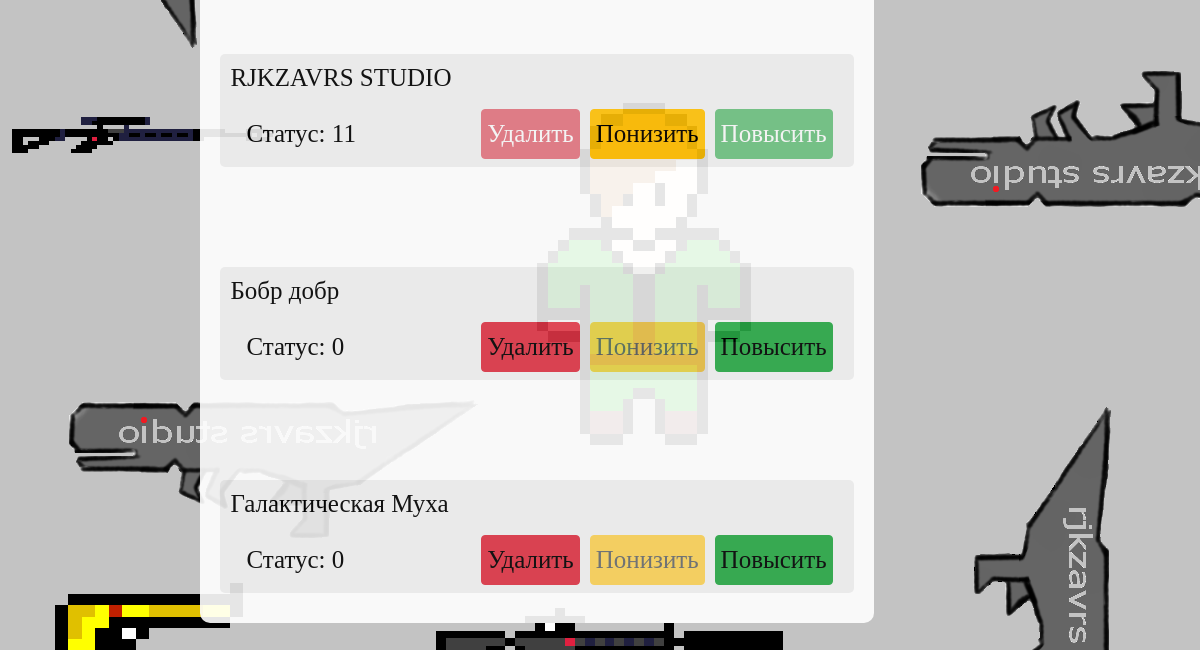
Page /admin/ (signed in, lower part) on the earlier database version.
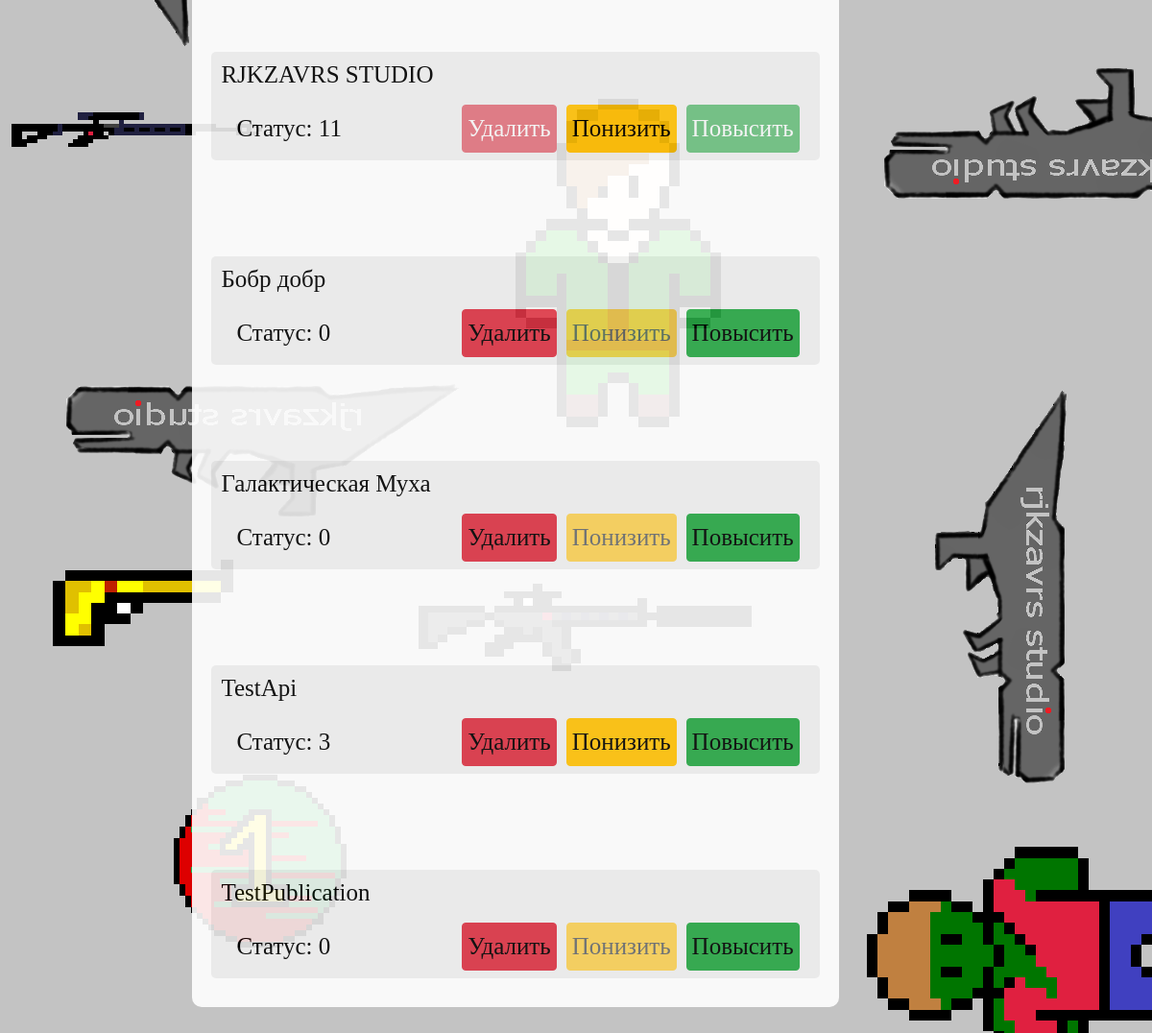
Same page on the later database version.
### data/users.py (models this page shows, shortened)
class User(SqlAlchemyBase, UserMixin, SerializerMixin):
    __tablename__ = 'user'
    id = sqlalchemy.Column(sqlalchemy.Integer, primary_key=True, autoincrement=True)
    surname = sqlalchemy.Column(sqlalchemy.String, nullable=True)
    name = sqlalchemy.Column(sqlalchemy.String, nullable=True)
    age = sqlalchemy.Column(sqlalchemy.Integer, nullable=True)
    nickname = sqlalchemy.Column(sqlalchemy.String, nullable=True)
    email = sqlalchemy.Column(sqlalchemy.String, index=True, unique=True, nullable=True)
    hashed_password = sqlalchemy.Column(sqlalchemy.String, nullable=True)
    created_date = sqlalchemy.Column(sqlalchemy.DateTime)
    status = sqlalchemy.Column(sqlalchemy.Integer, nullable=True, default=0)
    background_image_id = sqlalchemy.Column(sqlalchemy.Integer, nullable=True, default=0)
    publications = orm.relation('Publications')
    developers_diary = orm.relation('DevelopersDiary')
    comments = orm.relation('Comments')

### run.py (the view)
@app.route("/admin/", methods=("GET", "POST"))
@login_required
def admin_panel():
    session = db_session.create_session()
    if current_user.status >= 2:
        form = SearchUser()
        if form.submit.data:
            if form.id.data:
                users = session.query(User).filter(User.id == form.id.data).all()
            elif form.email.data:
                users = session.query(User).filter(User.email == form.email.data).all()
            elif form.nickname.data:
                users = session.query(User).filter(User.nickname == form.nickname.data).all()
            else:
                users = session.query(User).all()
        else:
            users = session.query(User).all()
        session.close()
        return render_template("AdminPanel.html", style=url_for('static', filename='css/style.css'), form=form,
                               bgimg=get_image_profile(current_user), users=users)
    else:
        session.close()
        abort(404)

### data/db_session.py (called while the page is built)
def create_session() -> Session:
    global __factory
    return __factory()

### run.py (called while the page is built)
def get_image_profile(user):
    bg_img = 1
    if user.is_authenticated:
        bg_img = user.background_image_id + 1
    return url_for('static', filename=f'img/background_img_{bg_img}.png')

@login_manager.user_loader
def load_user(user_id):
    session = db_session.create_session()
    return session.query(User).get(user_id)

### templates/AdminPanel.html (shortened to what this page needs)
{% extends "base.html" %}
{% block content %}
<div>
    {% for user in users %}
    <div class="block-comment">
        <div>
            <p class="diary-text">{{user.nickname}}</p>
        </div>
        <div class="navbar">
            <div>
                <p class="diary-text">Статус: {{user.status}}</p>
            </div>
            <div class="diary-right-title">
                {% if user.status < current_user.status and current_user.id != user.id %}
                <a href="/admin_change/up/{{ user.id }}" class="btn btn-success diary-text">Повысить</a>
                {% else %}
                <button type="button" class="btn btn-success diary-text" disabled>Повысить</button>
                {% endif %}
                {% if user.status > 0 and current_user.id != user.id %}
                <a href="/admin_change/down/{{ user.id }}" class="btn btn-warning diary-text">Понизить</a>
                {% else %}
                <button type="button" class="btn btn-warning diary-text" disabled>Понизить</button>
                {% endif %}
                {% if user.status < current_user.status and current_user.status >= 3 and current_user.id != user.id %}
                <a href="/admin_change/delete/{{ user.id }}" class="btn btn-danger diary-text">Удалить</a>
                {% else %}
                <button type="button" class="btn btn-danger diary-text" disabled>Удалить</button>
                {% endif %}
            </div>
        </div>
    </div>
    {% endfor %}
</div>
{% endblock %}

Differences in the rows shown:
added User: nickname "TestApi", status "3"
added User: nickname "TestPublication", status "0", shows "Понизить"
